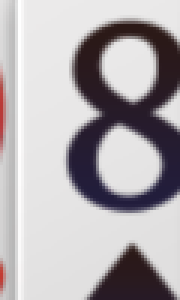
#> input picture templates/8.png, 60 x 100 px (shown 3 times larger)
$ python find_eights.py
#> lines starting #> are read from the running program, lines starting #| are printed output that depends on the picture; after the words box and inside, x2 and y2 are one past the last pixel; in counts of white or black regions, pixels touching at a corner belong together
#!/usr/bin/env python3
"""
从 crops_raw/ 里挑出所有可能是 8 的图，放到 8_candidates/
增加诊断输出，帮助排查为什么找不到候选
"""

import os
import cv2
import numpy as np
import shutil


def load_template_8(templates_dir="templates"):
#> called with templates_dir = 'templates'
    path = os.path.join(templates_dir, "8.png")
    if not os.path.exists(path):
        raise FileNotFoundError(f"找不到 templates/8.png")
    tmpl = cv2.imread(path, cv2.IMREAD_GRAYSCALE)
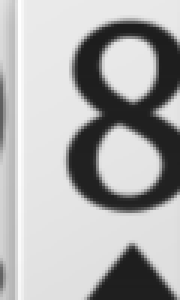
#> tmpl: shape (100, 60) (shown 3 times larger); min 29, max 255, mean 174.4
#| [模板] 8.png 尺寸: 60x100
#| [模板] 像素均值: 174.4 (>127=亮底暗字, <127=暗底亮字)
#| [模板] 像素范围: 29~255
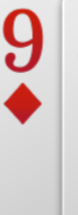
#> input picture dataset/crops_raw/hand_018_12.png, 78 x 215 px
#> in main, img is the input picture: shape (215, 78, 3); mean B, G, R 195.9, 196.2, 216.3
    if tmpl is None:
        raise ValueError(f"无法读取 templates/8.png")
    return tmpl


def preprocess(card_img):
    h, w = card_img.shape[:2]
#> h = 215; w = 78
    digit = card_img[2:min(h, 102), 2:min(w, 62)]
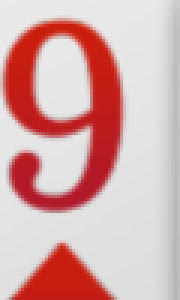
#> digit: shape (100, 60, 3) (shown 3 times larger); mean B, G, R 171.9, 172.8, 215.1
    if digit.size == 0:
        return None
    gray = cv2.cvtColor(digit, cv2.COLOR_BGR2GRAY)
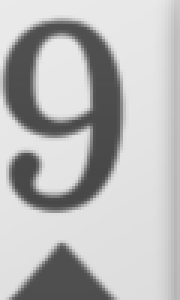
#> gray: shape (100, 60) (shown 3 times larger); min 72, max 234, mean 185.2
    _, bw = cv2.threshold(gray, 0, 255, cv2.THRESH_BINARY + cv2.THRESH_OTSU)
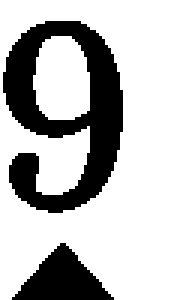
#> bw: shape (100, 60) (shown 3 times larger); 73.4% white; 2 black regions, box (x1, y1, x2, y2) and area: (1, 7, 41, 71) 1252, (4, 81, 38, 100) 346
    return cv2.resize(bw, (64, 64), interpolation=cv2.INTER_AREA)
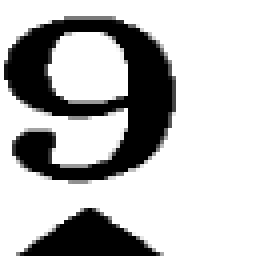
#> returned value: shape (64, 64) (shown 4 times larger); min 0, max 255, mean 186.9


def main():
    tmpl = load_template_8()
    print(f"[模板] 8.png 尺寸: {tmpl.shape[1]}x{tmpl.shape[0]}")
    print(f"[模板] 像素均值: {np.mean(tmpl):.1f} (>127=亮底暗字, <127=暗底亮字)")
    print(f"[模板] 像素范围: {tmpl.min()}~{tmpl.max()}")

    os.makedirs("dataset/by_class/8_candidates", exist_ok=True)

    files = [f for f in os.listdir("dataset/crops_raw") if f.endswith('.png')]
    print(f"\n扫描 crops_raw/ 共 {len(files)} 张图...")

    if not files:
        print("[错误] crops_raw/ 目录为空！")
        return

    candidates = []
    scores = []  # 收集所有分数用于诊断

    for i, fname in enumerate(files):
        img = cv2.imread(os.path.join("dataset/crops_raw", fname))
        if img is None:
            continue

        bw = preprocess(img)
        if bw is None:
            continue

        resized = cv2.resize(bw, (tmpl.shape[1], tmpl.shape[0]), interpolation=cv2.INTER_AREA)
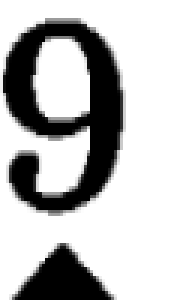
#> resized: shape (100, 60) (shown 3 times larger); min 0, max 255, mean 186.9
        res = cv2.matchTemplate(resized, tmpl, cv2.TM_CCOEFF_NORMED)
#> res = [-0.0542]
        score = cv2.minMaxLoc(res)[1]
#> score = -0.0542
        scores.append(score)

        if score >= 0.0:
            candidates.append((score, fname))
#> pass 2 of the loop in main, `for i, fname in enumerate(files):`:
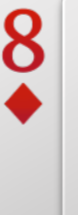
#> input picture dataset/crops_raw/hand_044_08.png, 78 x 215 px
#> in main, img is the input picture: shape (215, 78, 3); mean B, G, R 194.5, 194.7, 216.7
#> bw: shape (100, 60); 71.5% white; 2 black regions, box (x1, y1, x2, y2) and area: (0, 7, 42, 71) 1362, (4, 81, 39, 100) 347
#> in preprocess (call 2), `return cv2.resize(bw, (64, 64), interpolation=cv2.INTER_AREA)`:
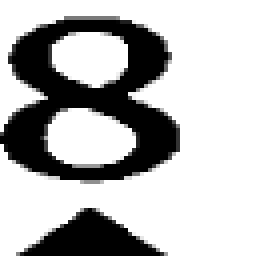
#> returned value: shape (64, 64) (shown 4 times larger); min 0, max 255, mean 182.3
#> in main, `resized = cv2.resize(bw, (tmpl.shape[1], tmpl.shape[0]), interpolation..`:
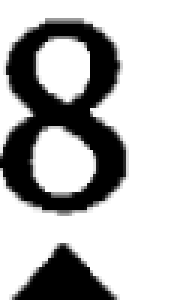
#> resized: shape (100, 60) (shown 3 times larger); min 0, max 255, mean 182.3
#> res = [-0.149]
#> in main, `score = cv2.minMaxLoc(res)[1]`: score = -0.149
#> pass 3 of the loop in main, `for i, fname in enumerate(files):`:
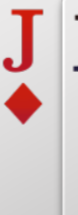
#> input picture dataset/crops_raw/hand_046_14.png, 78 x 215 px
#> in main, img is the input picture: shape (215, 78, 3); mean B, G, R 199.4, 199.6, 217.1
#> bw: shape (100, 60); 78.6% white; 2 black regions, box (x1, y1, x2, y2) and area: (1, 7, 41, 70) 935, (4, 81, 39, 100) 348
#> in preprocess (call 3), `return cv2.resize(bw, (64, 64), interpolation=cv2.INTER_AREA)`:
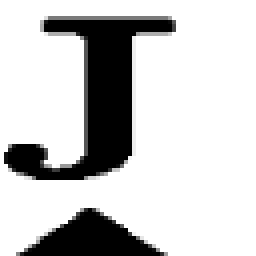
#> returned value: shape (64, 64) (shown 4 times larger); min 0, max 255, mean 200.5
#> in main, `resized = cv2.resize(bw, (tmpl.shape[1], tmpl.shape[0]), interpolation..`:
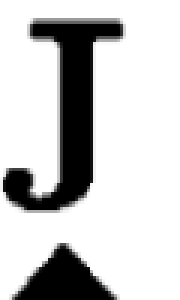
#> resized: shape (100, 60) (shown 3 times larger); min 0, max 255, mean 200.5
#> res = [0.00368]
#> in main, `score = cv2.minMaxLoc(res)[1]`: score = 0.00368

    if scores:
        scores_arr = np.array(scores)
#> scores_arr = [-0.0542, -0.149, 0.00368]
        print(f"\n[诊断] 匹配分数统计:")
        print(f"  最高: {scores_arr.max():.3f}")
#|   最高: 0.004
        print(f"  最低: {scores_arr.min():.3f}")
#|   最低: -0.149
        print(f"  平均: {scores_arr.mean():.3f}")
#|   平均: -0.066
        print(f"  中位数: {np.median(scores_arr):.3f}")
#|   中位数: -0.054
        print(f"  >=0.0 的数量: {(scores_arr >= 0.0).sum()}/{len(scores)}")
#|   >=0.0 的数量: 1/3
        print(f"  >=0.3 的数量: {(scores_arr >= 0.3).sum()}/{len(scores)}")
#|   >=0.3 的数量: 0/3
        print(f"  >=0.5 的数量: {(scores_arr >= 0.5).sum()}/{len(scores)}")
#|   >=0.5 的数量: 0/3

        # 显示分数最高的几张图的信息
        top_indices = np.argsort(scores_arr)[-5:][::-1]
#> top_indices = [2, 0, 1]
        print(f"\n[诊断] 分数最高的 5 张:")
        for idx in top_indices:
            print(f"  {files[idx]}: score={scores_arr[idx]:.3f}")
#> this loop made 3 passes
#> idx on passes 1 to 3: 2, 0, 1
#|   hand_046_14.png: score=0.004
#|   hand_018_12.png: score=-0.054
#|   hand_044_08.png: score=-0.149

    candidates.sort(key=lambda x: x[0], reverse=True)
    print(f"\n[结果] 共 {len(candidates)} 张候选图")
#| [结果] 共 1 张候选图

    for score, fname in candidates:
        shutil.copy2(os.path.join("dataset/crops_raw", fname),
                     os.path.join("dataset/by_class/8_candidates", fname))
#> this loop made 1 pass
#> (score, fname) on pass 1: (0.00368, 'hand_046_14.png')

    if len(candidates) == 0:
        print("\n[警告] 一个候选都没找到！可能原因:")
        print("  1. templates/8.png 内容不对（只截到了花色？）")
        print("  2. 模板和裁剪图颜色相反（黑底白字 vs 白底黑字）")
        print("  3. crops_raw/ 里确实没有 8（被彻底删除了）")
        print("\n请检查 templates/8.png 的内容，确认它显示的是数字 8 而不是花色")


if __name__ == "__main__":
    main()
